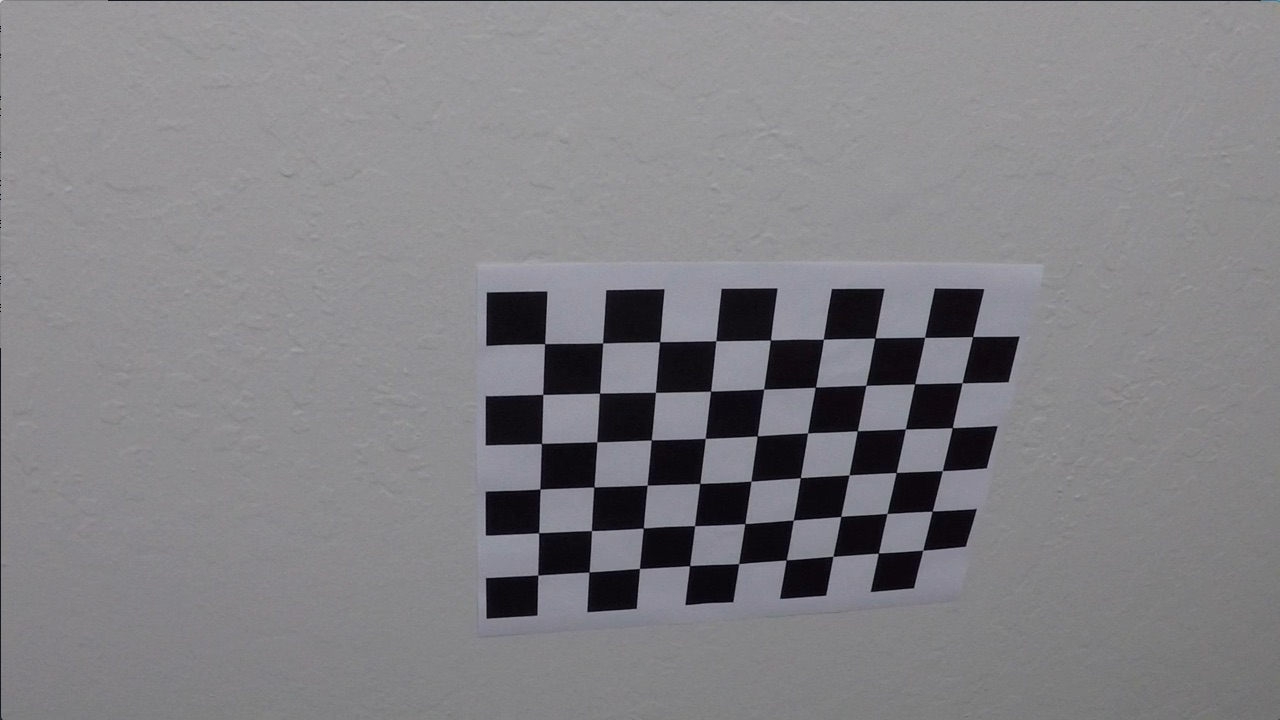
#> input picture camera_cal/calibration10.jpg, 1280 x 720 px; its folder holds 4 pictures in this run
$ jupyter execute camera_calibration.ipynb   (shell and % lines are left out)
#> lines starting #> are read from the running program, lines starting #| are printed output that depends on the picture
## Camera Calibration
***
#### NOTE: This code was written to be used with the calibration images from Udacity's Project 2: Advanced Lane Finding to undistort images in "P2.ipynb"
***
This code will output the matrix and distortion coefficients which is necessary to correct the camera distortion in any image that was created using this camera. The distortion is the result of transforming 3D objects into a 2D image. The calibration data will be used to undistort each frame of the video before any processing is performed.

[cell 1]
# Import packages
import matplotlib.pyplot as plt
import matplotlib.image as mpimg
import numpy as np
import cv2
import glob
import pickle

# Import all calibration images
images = glob.glob('camera_cal/calibration*.jpg')
image1 = cv2.imread(images[1])
#> image1 is the input picture: shape (720, 1280, 3); mean B, G, R 133.1, 129.4, 130.2

#### CAMERA CALIBRATION FUNCTIONS ####
# Find corners of chessboards in calibration images
def find_corners():
    ''' Finds corners of the chessboard in all calibration images '''
    fig, ax = plt.subplots(5,4, figsize=(16, 11))
    ax = ax.ravel()

    # Prepare matrix to store object points
    objp = np.zeros((6*9,3), np.float32)
    objp[:,:2] = np.mgrid[0:9,0:6].T.reshape(-1,2)
    # Prepare array for object and image points
    obj_p = []
    img_p = []

    # Loop through calibration images to find chessboard corners
    for f, fname in enumerate(images):
        img = cv2.imread(fname)
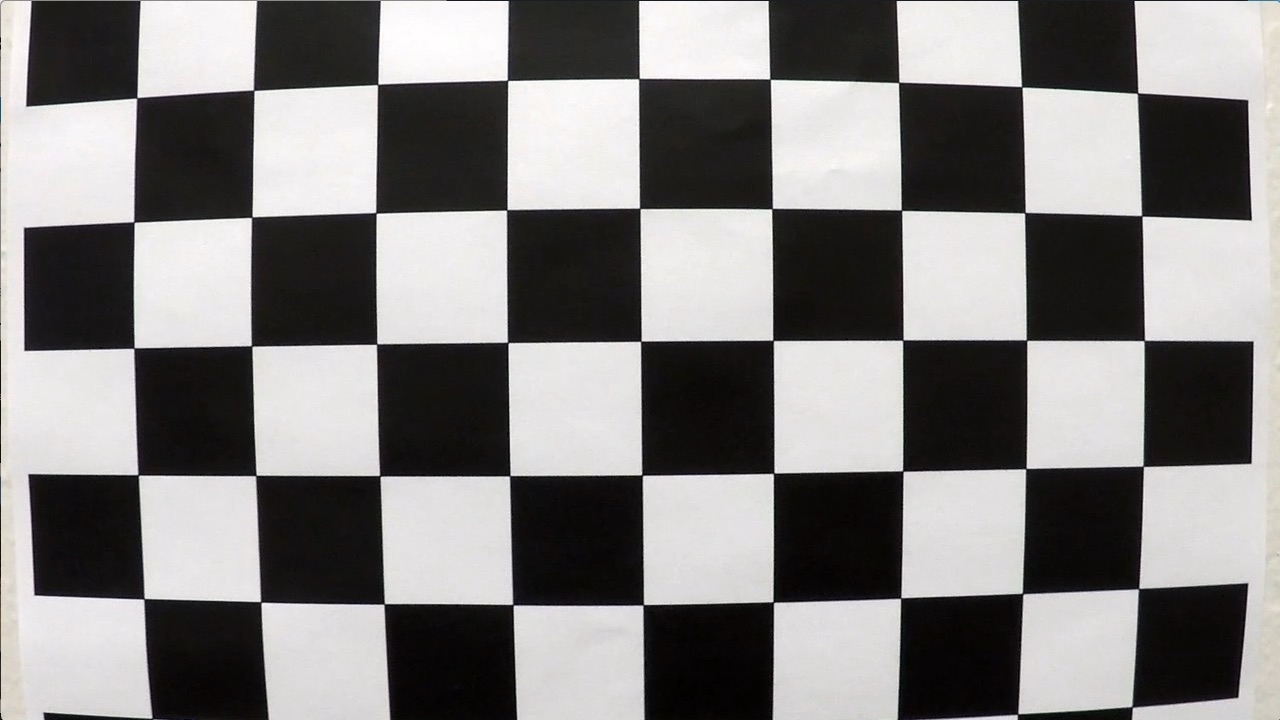
#> input picture camera_cal/calibration1.jpg, 1280 x 720 px
#> img is the input picture: shape (720, 1280, 3); mean B, G, R 127.8, 128.4, 130.1
        # Convert to grayscale
        gray = cv2.cvtColor(img, cv2.COLOR_BGR2GRAY)
        # Find the chessboard corners
        ret, corners = cv2.findChessboardCorners(gray,(9, 6), None)
#> ret = False; corners = None
#> pass 3 of the loop in find_corners, `for f, fname in enumerate(images):`:
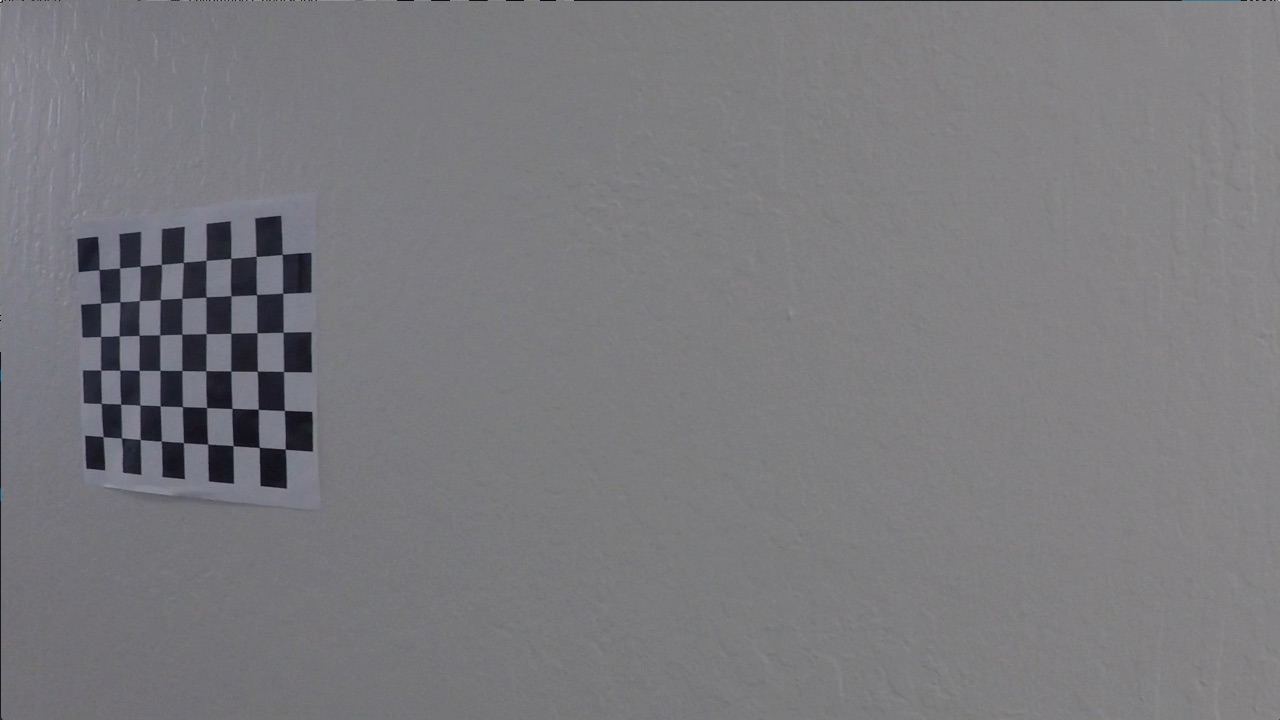
#> input picture camera_cal/calibration11.jpg, 1280 x 720 px
#> in find_corners, img is the input picture: shape (720, 1280, 3); mean B, G, R 125.2, 121.7, 122.2
#> corners = 54 rows, first 8: [99.22, 269.6], [119.6, 268], [140.1, 266.1], [161.3, 264.5], [183.3, 262.5], [206.1, 260.3], [230.7, 258.2], [256.2, 256.3]
#> the loop made 4 passes; the first 3 are shown
        # If found, append object points, image points and draw corners
        if ret == True:
            obj_p.append(objp)
            img_p.append(corners)
            # Draw and display the corners
            img_corners = cv2.drawChessboardCorners(img, (9,6), corners, ret)
            # Visualization
            ax[f].imshow(img_corners)
    # Save figure of detected corners
    fig.savefig('camera_cal/find_corners.png')
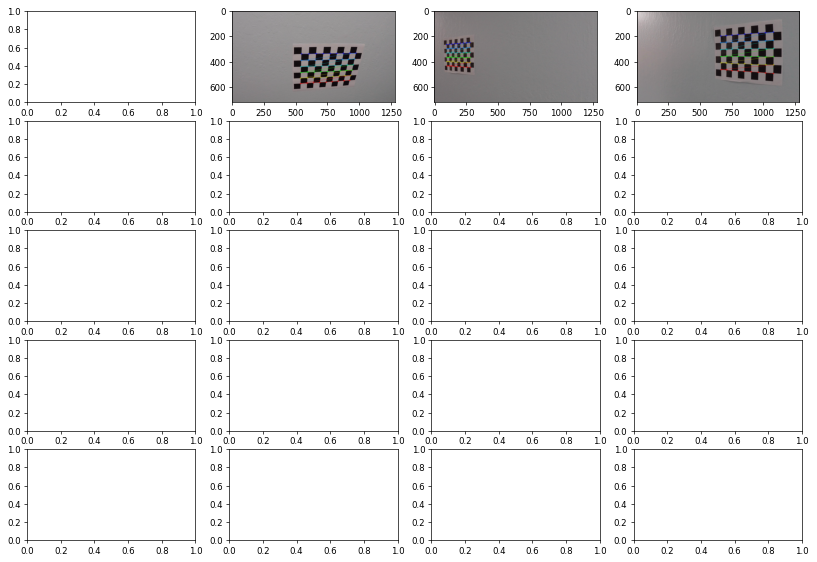
#> figure drawn by matplotlib, 3 panels; B, G, R data is drawn as R, G, B
    plt.close(fig)
    return obj_p, img_p

def cal_unwarp(img, mtx, dist):
    """
    This function will unwarp an input image using the result of the calibrateCamera()
    function (used to calibrate the camera) and correct the disortion created by the
    camera lenses. This function will output a figure displaying results of all
    calibration images to verify the calibration matrix and distortion coeffiecients
    successfully undistorted the image and warped the image to display the chessboard.
    """
    # Create an empty array for the matrix and the corrected image
    M = []
    warped = np.zeros_like(img)
    nx = 9  # number of inside corners in x
    ny = 6  # number of inside corners in y

    undist = cv2.undistort(img,mtx,dist,None,mtx)
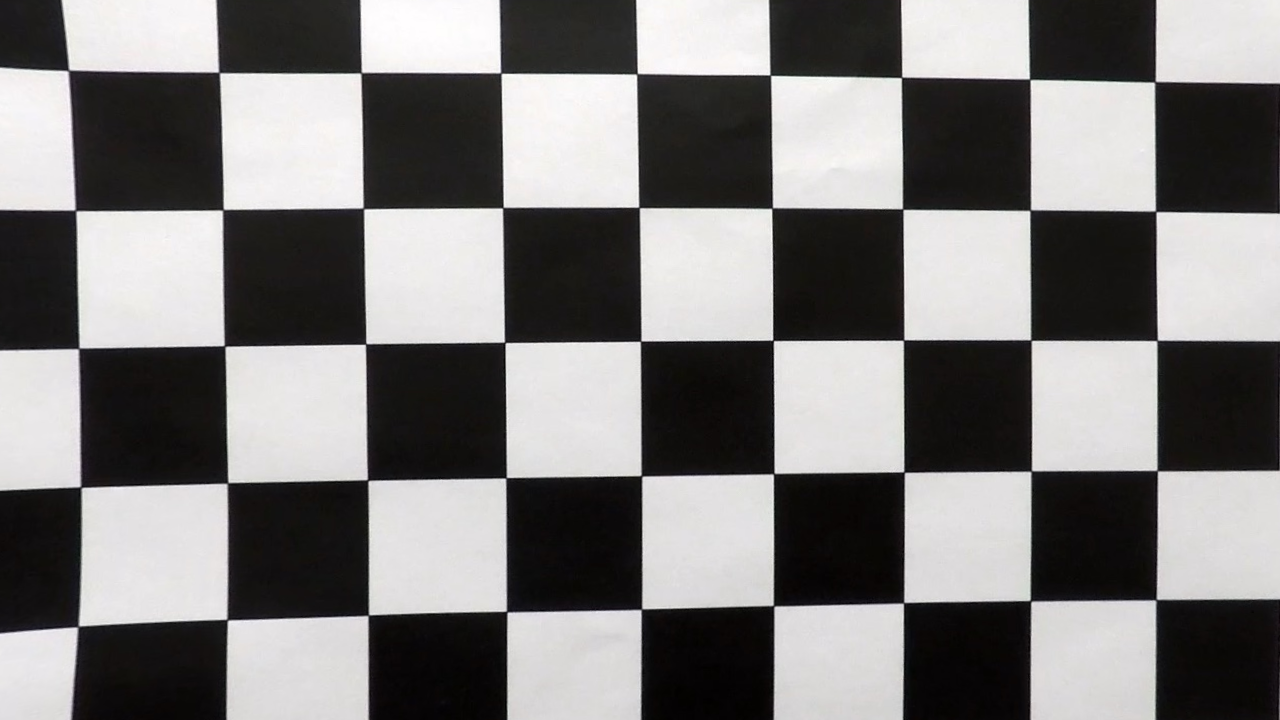
#> undist: shape (720, 1280, 3); mean B, G, R 123.2, 123.7, 125.3

    # Convert to grayscale
    gray = cv2.cvtColor(undist, cv2.COLOR_BGR2GRAY)

    # Find the chessboard corners
    ret, corners = cv2.findChessboardCorners(gray, (nx, ny), None)

    # If corners found, warp image using warpPerspective()
    if ret is True:
        # draw corners on image
        cv2.drawChessboardCorners(undist, (nx, ny), corners, ret)
        # define 4 source points src = np.float32([[,],[,],[,],[,]])
        src = np.float32([corners[0],corners[nx-1],corners[-nx],corners[-1]])
        # define 4 destination points dst = np.float32([[,],[,],[,],[,]])
        square_size_x = img.shape[1]/nx
        square_size_y = img.shape[0]/ny
        dst = np.float32([[square_size_x,square_size_y],
                          [img.shape[1]-square_size_x,square_size_y],
                          [square_size_x,img.shape[0]-square_size_y],
                          [img.shape[1]-square_size_x,img.shape[0]-square_size_y]])

        # use cv2.getPerspectiveTransform() to get M, the transform matrix
        M = cv2.getPerspectiveTransform(src, dst)
        # use cv2.warpPerspective() to warp your image to a top-down view
        img_size = (img.shape[1], img.shape[0])
        warped = cv2.warpPerspective(undist, M, img_size, flags=cv2.INTER_LINEAR)
    return warped, M

#### FIND CORNERS ####
objpoints, imgpoints = find_corners()

#### CALIBRATE CAMERA ####
ret,mtx,dist,rvec,tvec = cv2.calibrateCamera(objpoints,imgpoints,image1.shape[1::-1],None,None)

# Create ".p" file to store calibration matrix ('mtx') and distortion coefficients ('dist')
dict_pickle = {"mtx":mtx,"dist":dist}
pickle.dump(dict_pickle, open("calibration_data.p", "wb"))

# Visualization
# Create figure to display results
fig, ax = plt.subplots(5,4, figsize=(16, 11))

ax = ax.ravel()

#### CORRECT CAMERA DISTORTION ####
for f, fname in enumerate(images):
    img = cv2.imread(fname)
    warped, M = cal_unwarp(img, mtx, dist)
#> warped: shape (720, 1280, 3); every value is 0
#> pass 3 of the loop `for f, fname in enumerate(images):`:
#> in cal_unwarp (call 3), `cv2.drawChessboardCorners(undist, (nx, ny), corners, ret)`:
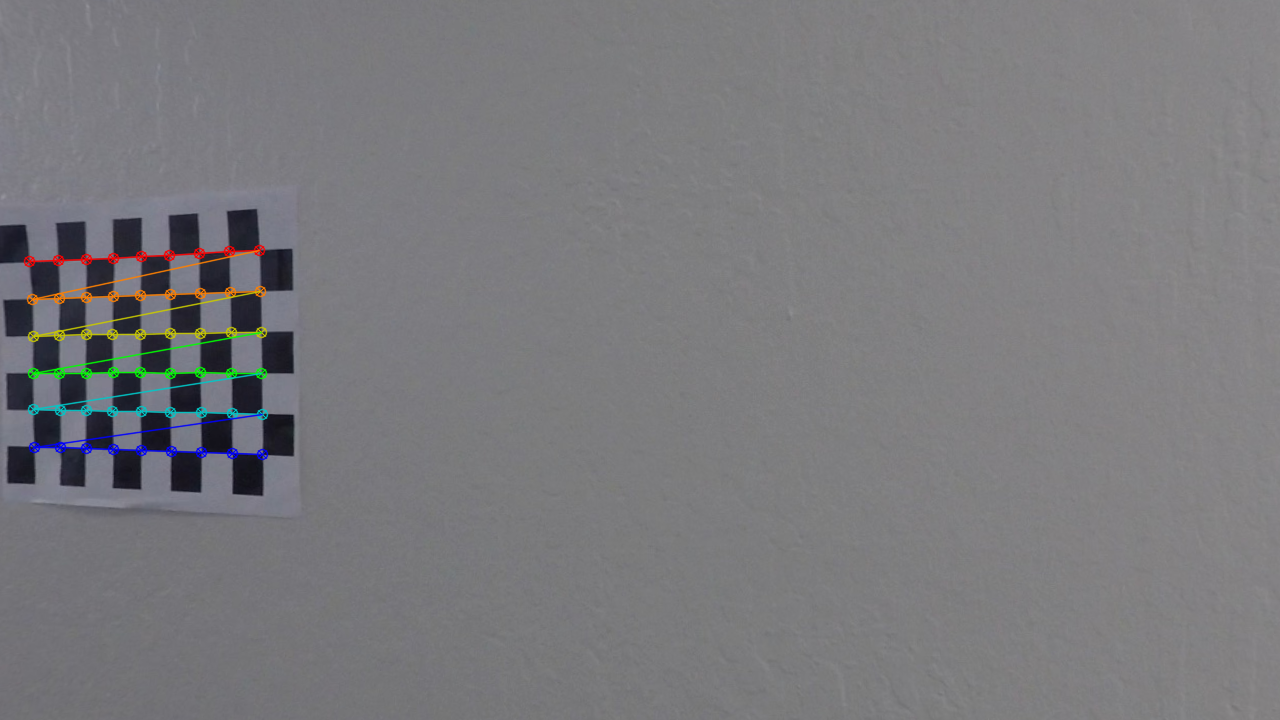
#> undist: shape (720, 1280, 3); mean B, G, R 124.4, 121.3, 121.6
#> in cal_unwarp (call 3), `warped = cv2.warpPerspective(undist, M, img_size, flags=cv2.INTER_LINE..`:
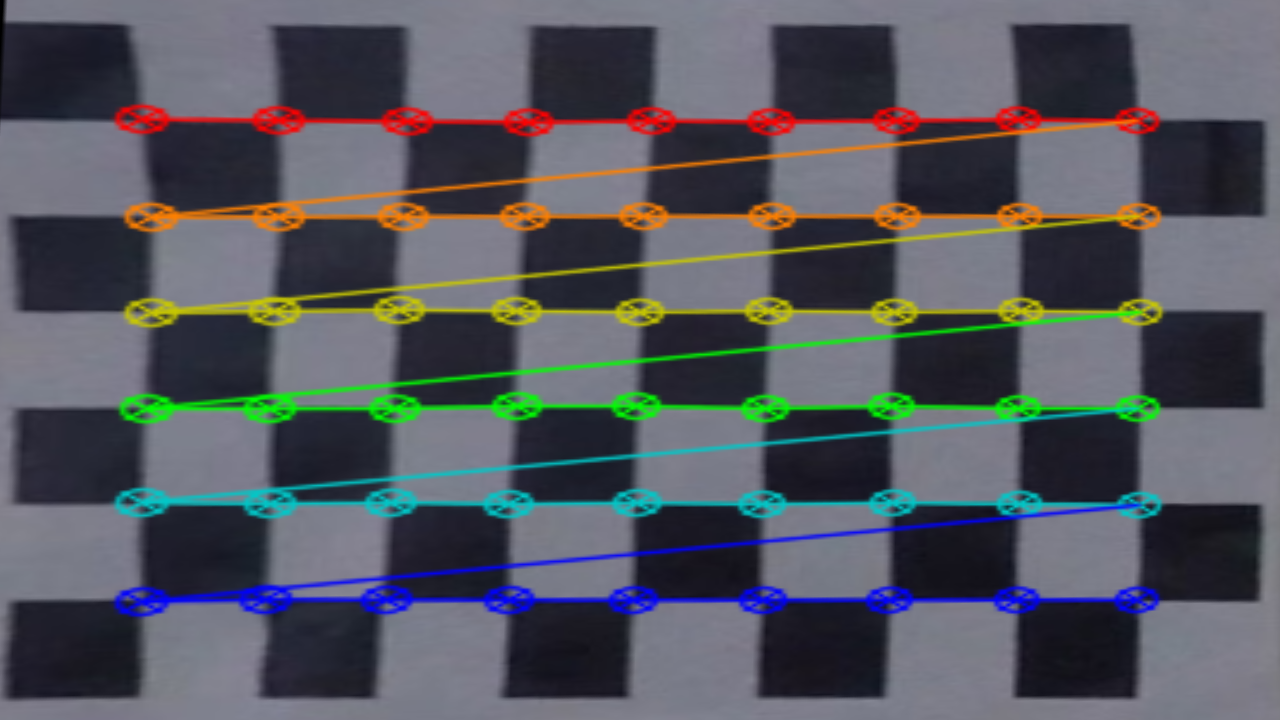
#> warped: shape (720, 1280, 3); mean B, G, R 94.4, 87.1, 84.6
#> the loop made 4 passes; the first 3 are shown
    ax[f].imshow(warped)

# Visualization
fig.savefig('camera_cal/warped_calibration.png')
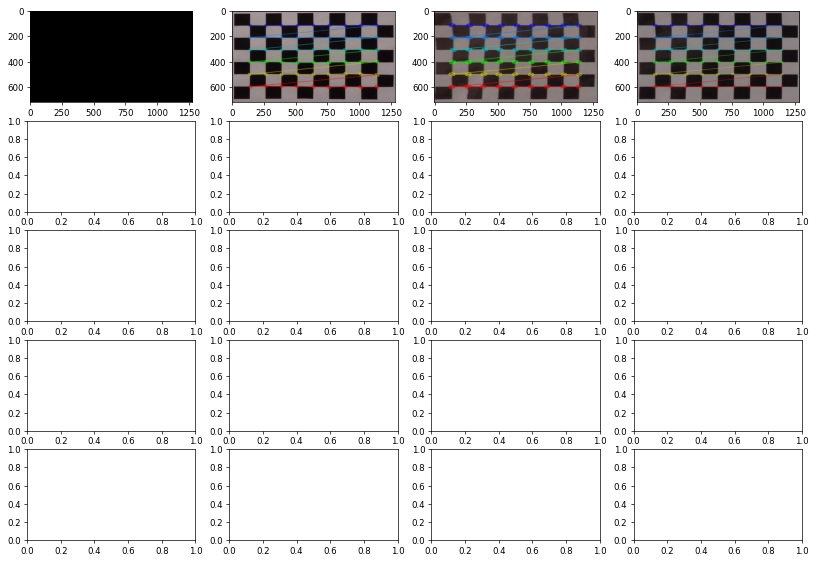
#> figure drawn by matplotlib, 4 panels; B, G, R data is drawn as R, G, B
# plt.close(fig)
